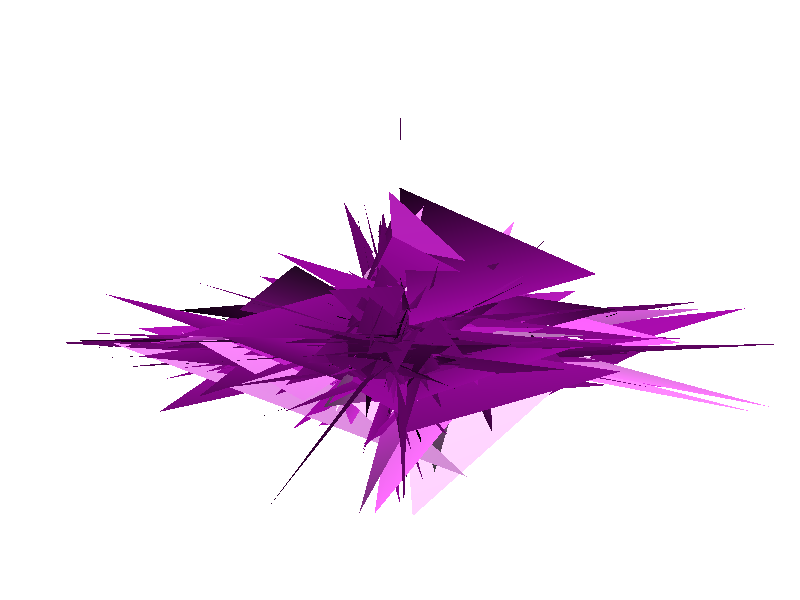

Source code (MATLAB): (Note: this script raises an error after producing the figure.)
% Example of Figure Rotator
%
% This scipt demonstrates how a FigureRotator can be applied to a figure,
% enabling a user to move around a target easily in 3D space. Only one line
% is necessary (37) to apply the FigureRotator, and it works despite that
% the figure is constantly being updated.
% 
% Additional examples can be found by typing 'help FigureRotator' at the
% command line.
%
% Tucker McClure
% Copyright 2012, The MathWorks, Inc.

% Create the figure.
figure(1)
clf();

% Draw some stuff.
n = 1000;
vertices = sign(randn(3*n, 3)).*randn(3*n, 3).^2;
faces    = reshape(1:3*n, n, 3);
colors   = (1-rand(3*n, 1).^5) * rand(1, 3);
h = patch('Vertices',        vertices, ...
          'Faces',           faces, ...
          'FaceVertexCData', colors);
      
% Set up shading and lighting.
shading interp;
set(1, 'Color', 'w');
set(gca, 'Position', [0 0 1 1], 'Projection', 'Perspective');
axis off;
camlight headlight;
lighting gouraud;

% Make it interesting to look out while we move around.
x1 = randn(3*n, 3);
x2 = randn(3*n, 3);
x3 = 1-rand(3*n, 3).^2;
f1 = rand(3*n, 3);

% Let the user stop the animation by pressing escape.
stop = false;
stop_fcn = @(~, k) assignin('base', 'stop', strcmp(k.Key, 'escape'));

% Apply the FigureRotator. Any inputs beyond the current axes are optional
% and are passed directly to the axes object.
f = FigureRotator(gca, 'CameraTarget',    [0 0 0], ...
                       'CameraPosition',  [12 12 12], ...
                       'CameraViewAngle', 60);
                   
% The FigureRotator will listen for key strokes to see if the user pressed 
% 'r' reset the veiw. We'd like to listen for 'escape'. So, attach a 
% callback to the FigureRotator. This will still get called whenever the
% user presses a key in the relevant figure.
f.AttachCallback('KeyPressFcn', stop_fcn);

h_text = text(10, 10, 10, 'Press Escape to Stop Animation', ...
              'HorizontalAlignment', 'center', ...
              'Color', 'w');

% Loop forever.
tic();
while ~stop && ishandle(1)
    
    t = toc();
    if t > 3 && ishandle(h_text), delete(h_text); end % Delete the text.
    
    vertices = vertices + 0.003*(sin(0.5*t)*x1 + 0.6*sin(0.7*t)*x2);
    a1 = 0.75 + 0.25*sin(0.52*pi*t);
    a2 = 0.66 + 0.34*cos(0.56*t);
    x3 = max(min(x3 + 0.01*sin(f1*t), 1), 0);
    set(h, 'Vertices', vertices, ...
           'FaceVertexCData', a1*(a2.*colors + (1-a2)*x3));
    drawnow();
end
